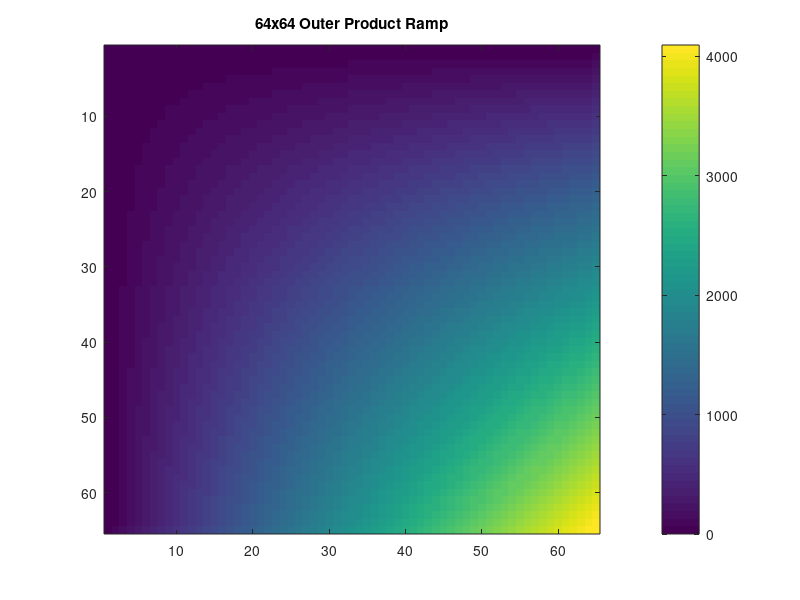

Reproduce this figure in MATLAB. (Note: this script raises an error after producing the figure.)
N = 64;

twosm = 2 * ones(N, N);
v = 0:1:N;

rampm1 = ones(N,1) * v;
rampm2 = v' * v;

f = 3;
s = sin(2*pi*f*v);
sinm1 = s' * s;

f1 = 3;
f2 = 7;
s1 = sin(2*pi*f1*v);
s2 = sin(2*pi*f2*v);
sinm2 = s1' * s2;

figure;
imagesc(rampm2);
colorbar;
title('64x64 Outer Product Ramp');

cropped = im(128:287, 58:217);
small = cropped(1:4:end, 1:4:end);

imagesc(small);
colorbar;
title('40x40 Downsampled Image');
